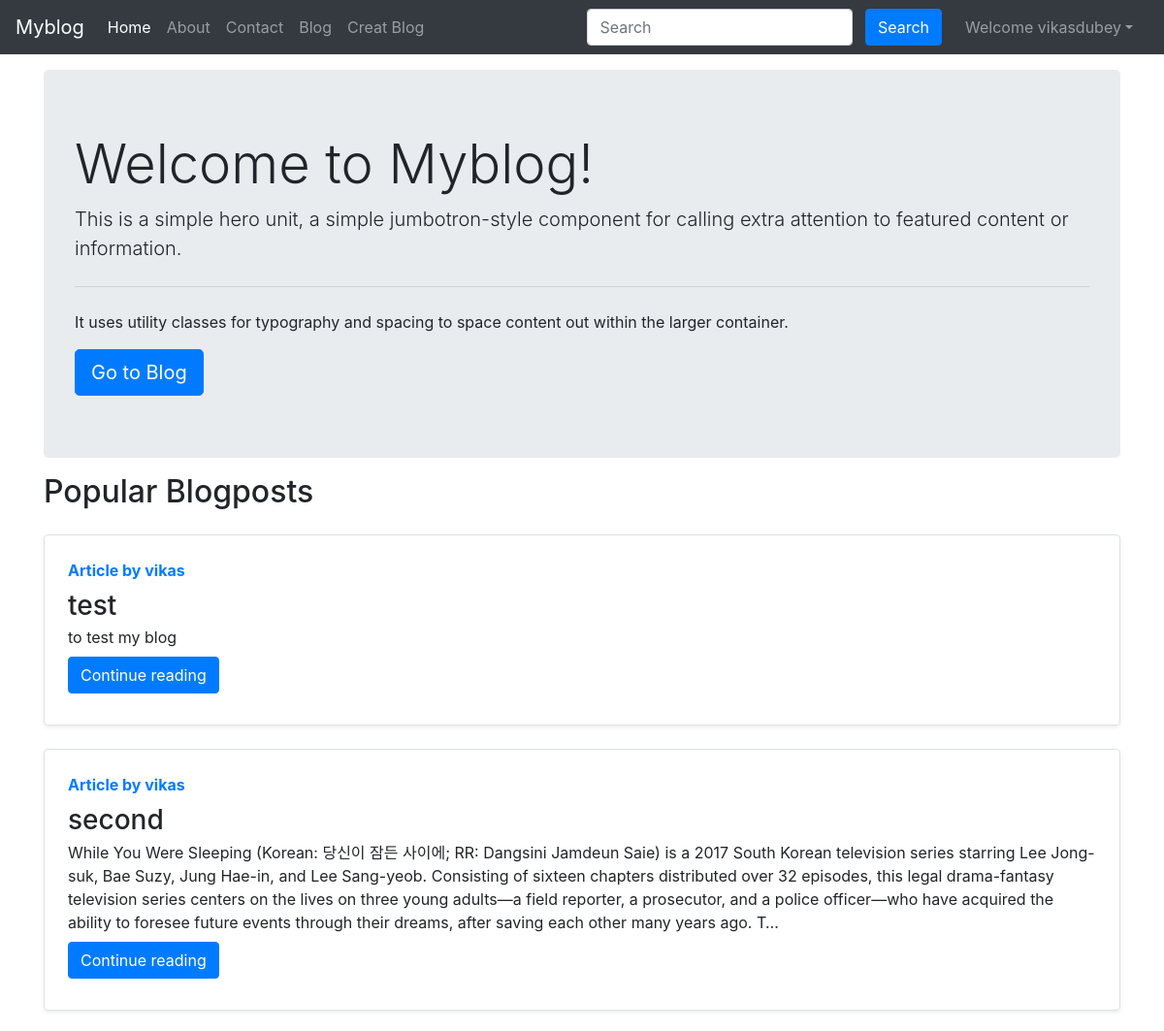
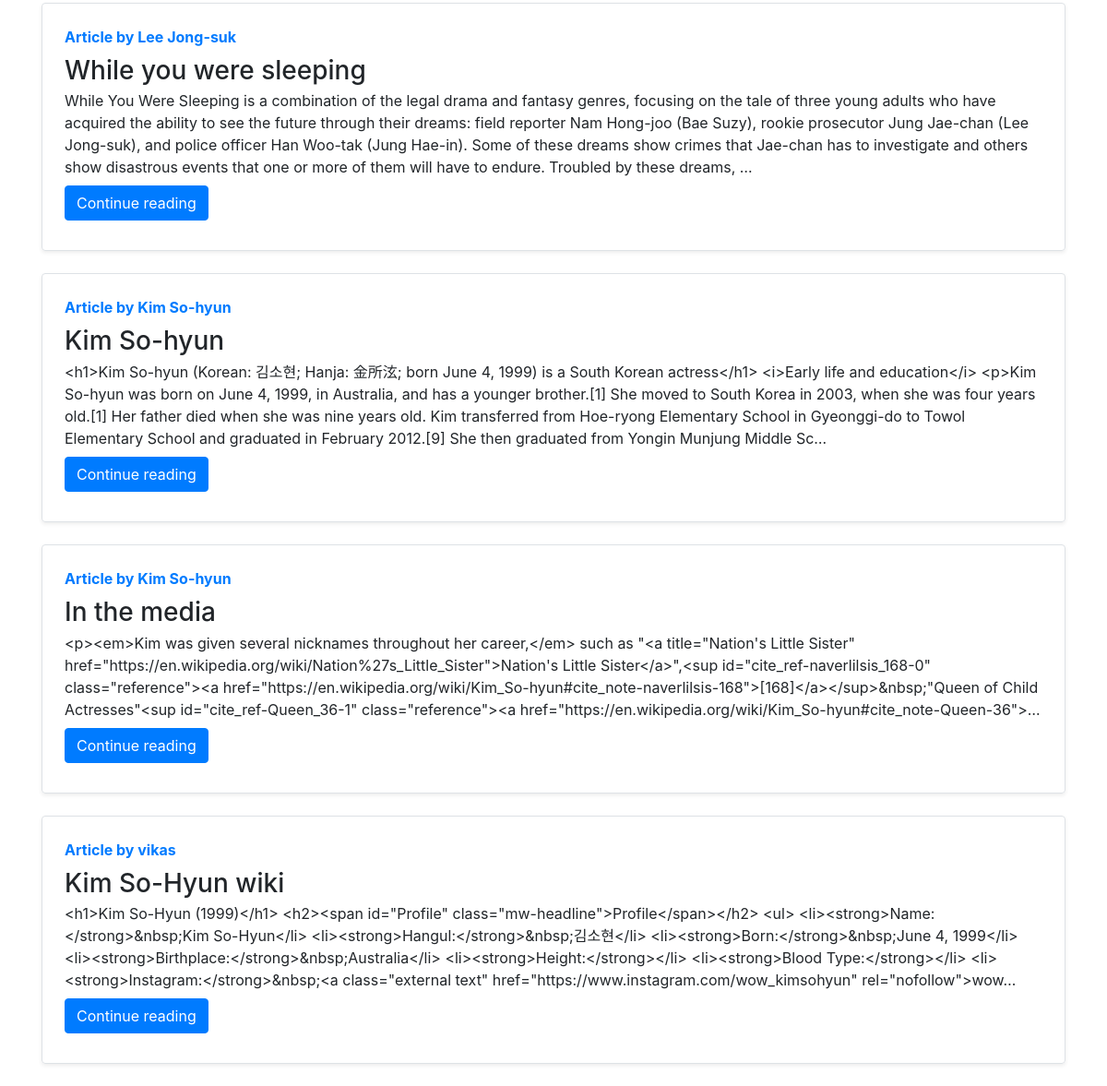
Screenshot of / (signed in) with the database file from the repository (2 pictures, top to bottom).
### blog/models.py (models this page shows, shortened)
class Post(models.Model):
    sno=models.AutoField(primary_key=True)
    title=models.CharField(max_length=255)
    author=models.CharField(max_length=14)
    slug=models.CharField(max_length=130,blank=True, null=True)
    timestamp= models.DateTimeField(default=now)
    content=models.TextField()

### home/views.py (the view)
# urls.py: 2. Add a URL to urlpatterns:  path('', views.home, name='home')
def home(request):
    allPosts = Post.objects.all()
    context = {'allPosts': allPosts}
    return render(request, 'home/home.html',context)

### templates/home/home.html (shortened to what this page needs)
{% extends 'base.html' %}
{% block homeactive%} active {% endblock homeactive%}
{% block body %}
<div class="container">
<div class="jumbotron my-3">
  <h1 class="display-4">Welcome to Myblog!</h1>
  <p class="lead">This is a simple hero unit, a simple jumbotron-style component for calling extra attention to featured content or information.</p>
  <hr class="my-4">
  <p>It uses utility classes for typography and spacing to space content out within the larger container.</p>
  <a class="btn btn-primary btn-lg" href="/blog" role="button">Go to Blog</a>
  </div>
</div>
<div class="container">
<h2>Popular Blogposts</h2>
{% for post in allPosts  %}
    <div class="row no-gutters border rounded overflow-hidden flex-md-row mb-4 shadow-sm h-md-250 my-4 position-relative">
        <div class="col p-4 d-flex flex-column position-static">
            <strong class="d-inline-block mb-2 text-primary">Article  by {{post.author}}</strong>
            <h3 class="mb-0">{{post.title}}</h3>
            <p class="card-text mb-auto">{{post.content| truncatechars:500}}</p>
            <div class="my-2">
            	<a href="/blog/{{post.slug}}" role="button" class="btn btn-primary">Continue reading</a>
            </div>
        </div>
        </div>
        {% endfor %}
{% endblock %}

### templates/base.html (shortened to what this page needs)
<!doctype html>
<html lang="en">
  <head>
    <link rel="stylesheet" href="https://stackpath.bootstrapcdn.com/bootstrap/4.5.2/css/bootstrap.min.css">
  </head>
  <body>
    <nav class="navbar navbar-expand-lg navbar-dark bg-dark">
        <a class="navbar-brand" href="/">Myblog</a>
        <div class="collapse navbar-collapse" id="navbarSupportedContent">
          <ul class="navbar-nav mr-auto">
            <li class="nav-item {% block homeactive %}  {% endblock homeactive %}">
              <a class="nav-link" href="/">Home <span class="sr-only">(current)</span></a>
            </li>
            <li class="nav-item {% block aboutactive %}  {% endblock aboutactive %}" >
              <a class="nav-link" href="/about">About</a>
            </li>
            <li class="nav-item {% block contactactive %}  {% endblock contactactive %} ">
              <a class="nav-link" href="/contact">Contact</a>
            </li>
            <li class="nav-item {% block blogactive %}  {% endblock blogactive %} ">
              <a class="nav-link" href="/blog">Blog</a>
            </li>
            {% if user.is_authenticated %}
            <li class="nav-item  {% block creatblogactive %}  {% endblock creatblogactive %}">
              <a class="nav-link" href="/blog/creatblog">Creat Blog</a>
            </li>
            {% endif %}
          </ul>
          <div class="ml-auto form-inline ">
          <form method="get" action="/search"class="my-2 my-lg-0 mx-3">
            <input class="form-control mr-sm-2" type="search" placeholder="Search" aria-label="Search" name="query" id="query">
            <button class="btn btn-primary my-2 my-sm-0 " type="submit">Search</button>
          </form>
{% if user.is_authenticated %}
<ul class="navbar-nav mr-2">
<li class="nav-item dropdown">
<a class="nav-link dropdown-toggle" href='#' id="navbarDropdown" role="button" data-toggle="dropdown"> Welcome {{request.user}}</a>
      </li>
      </ul>
      </div>
{% endif %}
        </div>
      </nav>
      {% block body %}  {% endblock body %}
  </body>
</html>

### rows the page displays
Post: author "vikas", title "test", content "to test my blog"
Post: author "vikas", title "second", content "While You Were Sleeping (Korean: 당신이 잠든 사이에; RR: Dangsini Jamdeun Saie) is a 2017 South Korean television series starring Lee Jong-suk, Bae Suzy, Jung Hae-in, and Lee Sang-yeob. Consisting of sixteen chapters distributed over 32 episodes, this legal drama-fantasy television series centers on the lives on three young adults—a field reporter, a prosecutor, and a police officer—who have acquired the ability to foresee future events through their dreams, after saving each other many years ago. T…"
Post: author "Lee Jong-suk", title "While you were sleeping", content "While You Were Sleeping is a combination of the legal drama and fantasy genres, focusing on the tale of three young adults who have acquired the ability to see the future through their dreams: field reporter Nam Hong-joo (Bae Suzy), rookie prosecutor Jung Jae-chan (Lee Jong-suk), and police officer Han Woo-tak (Jung Hae-in). Some of these dreams show crimes that Jae-chan has to investigate and others show disastrous events that one or more of them will have to endure. Troubled by these dreams, …"
Post: author "Kim So-hyun", title "Kim So-hyun", content "<h1>Kim So-hyun (Korean: 김소현; Hanja: 金所泫; born June 4, 1999) is a South Korean actress</h1> <i>Early life and education</i> <p>Kim So-hyun was born on June 4, 1999, in Australia, and has a younger brother.[1] She moved to South Korea in 2003, when she was four years old.[1] Her father died when she was nine years old. Kim transferred from Hoe-ryong Elementary School in Gyeonggi-do to Towol Elementary School and graduated in February 2012.[9] She then graduated from Yongin Munjung Middle Sc…"
Post: author "Kim So-hyun", title "In the media", content "<p><em>Kim was given several nicknames throughout her career,</em> such as \"<a title=\"Nation's Little Sister\" href=\"https://en.wikipedia.org/wiki/Nation%27s_Little_Sister\">Nation's Little Sister</a>\",<sup id=\"cite_ref-naverlilsis_168-0\" class=\"reference\"><a href=\"https://en.wikipedia.org/wiki/Kim_So-hyun#cite_note-naverlilsis-168\">[168]</a></sup>&nbsp;\"Queen of Child Actresses\"<sup id=\"cite_ref-Queen_36-1\" class=\"reference\"><a href=\"https://en.wikipedia.org/wiki/Kim_So-hyun#cite_note-Queen-36\">…"
Post: author "vikas", title "Kim So-Hyun wiki", content "<h1>Kim So-Hyun (1999)</h1> <h2><span id=\"Profile\" class=\"mw-headline\">Profile</span></h2> <ul> <li><strong>Name:</strong>&nbsp;Kim So-Hyun</li> <li><strong>Hangul:</strong>&nbsp;김소현</li> <li><strong>Born:</strong>&nbsp;June 4, 1999</li> <li><strong>Birthplace:</strong>&nbsp;Australia</li> <li><strong>Height:</strong></li> <li><strong>Blood Type:</strong></li> <li><strong>Instagram:</strong>&nbsp;<a class=\"external text\" href=\"https://www.instagram.com/wow_kimsohyun\" rel=\"nofollow\">wow…"

### other values shown
{{ request.user }} "vikasdubey"
